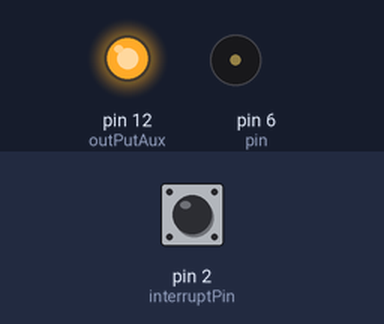
This sketch was run on a simulated Arduino Uno, built with avr-gcc and run on an emulated ATmega328P. On the bench: output pins drawn as LEDs (lit = HIGH), buzzer (waves = sounding). The test bench sets the inputs (shaded band); at power-on: pin 2 (interruptPin) LOW.

Above: at 1.2 s.
1.3 s: pin 2 (interruptPin) pulled HIGH for 0.15 s
At 2.8 s:
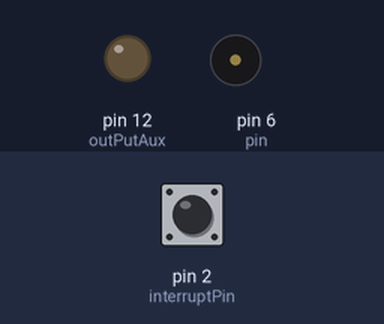
3.3 s: pin 2 (interruptPin) pulled HIGH for 1 s
At 3.55 s:
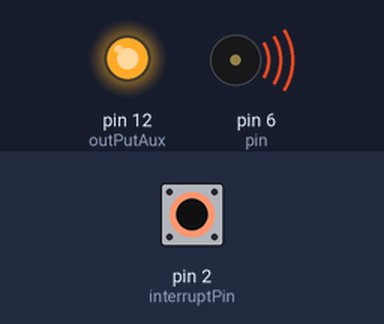
5.8 s: pin 2 (interruptPin) pulled HIGH for 3.2 s
At 6.05 s:
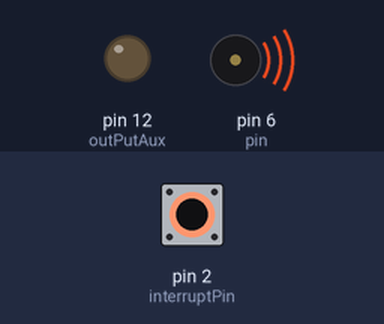
Timing chart, 0 to 8.8 s (numbered marks = the images above; inputs shaded):
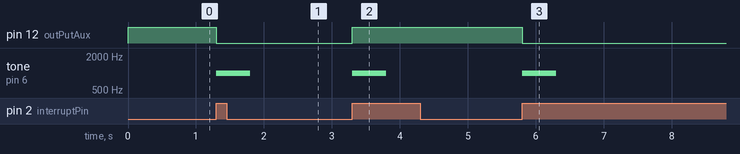

The sketch:

Screen_Timing_Light_SensorVER1.ino
```cpp
//////////////////////////
const byte interruptPin = 2;
const byte outPutAux = 12;  //toggle status LED
volatile byte state = LOW;
bool val = true;
//////////////////////////

////////tone settings/////
int pin = 6; //tone pin
int frequency = 1000; //Hz
int duration = 500; //mS
/////////////////////////


void setup() {
  pinMode(pin, OUTPUT); //tone pin as output
  pinMode(outPutAux, OUTPUT); //set as output
  pinMode(interruptPin, INPUT);
  digitalWrite(outPutAux, val); // val = 1 so LED to be on start
  attachInterrupt(digitalPinToInterrupt(interruptPin), playTone, RISING); //int pin 2, sub as playTone, on rising edge of input
}


void loop() {
}


void playTone() {
    noInterrupts();
    val = !val; //toggle LED value
    tone(pin, frequency, duration); //play a tone
    interrupts();
    digitalWrite(outPutAux, val); //toggle status LED state
}
```

Measured:
- after the input at 1.3 s, pin 12 (outPutAux): HIGH → LOW at once; tone on pin 6 (pin): silent → 1000 Hz at once, → silent 0.50 s later
- after the input at 3.3 s, pin 12 (outPutAux): LOW → HIGH at once; tone on pin 6 (pin): silent → 1000 Hz at once, → silent 0.50 s later
- after the input at 5.8 s, pin 12 (outPutAux): HIGH → LOW at once; tone on pin 6 (pin): silent → 1000 Hz at once, → silent 0.50 s later
